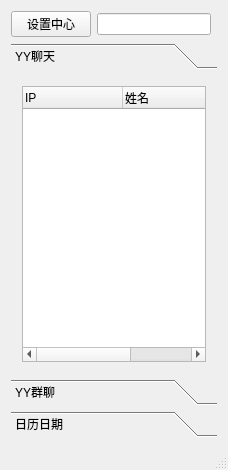
<?xml version="1.0" encoding="UTF-8"?>
<ui version="4.0">
 <class>YY_CHATClass</class>
 <widget class="QMainWindow" name="YY_CHATClass">
  <property name="geometry">
   <rect>
    <x>0</x>
    <y>0</y>
    <width>228</width>
    <height>470</height>
   </rect>
  </property>
  <property name="windowTitle">
   <string>YY_CHAT</string>
  </property>
  <widget class="QWidget" name="centralWidget">
   <layout class="QGridLayout" name="gridLayout">
    <item row="2" column="0" colspan="3">
     <widget class="QToolBox" name="toolBox">
      <property name="currentIndex">
       <number>0</number>
      </property>
      <widget class="QWidget" name="page_Chat">
       <property name="geometry">
        <rect>
         <x>0</x>
         <y>0</y>
         <width>210</width>
         <height>326</height>
        </rect>
       </property>
       <attribute name="label">
        <string>YY聊天</string>
       </attribute>
       <layout class="QGridLayout" name="gridLayout_2">
        <item row="0" column="0">
         <widget class="QTreeWidget" name="treeWidget_Chat">
          <property name="autoExpandDelay">
           <number>-1</number>
          </property>
          <column>
           <property name="text">
            <string>IP</string>
           </property>
          </column>
          <column>
           <property name="text">
            <string>姓名</string>
           </property>
          </column>
          <column>
           <property name="text">
            <string>格言</string>
           </property>
          </column>
         </widget>
        </item>
       </layout>
      </widget>
      <widget class="QWidget" name="page">
       <property name="geometry">
        <rect>
         <x>0</x>
         <y>0</y>
         <width>210</width>
         <height>326</height>
        </rect>
       </property>
       <attribute name="label">
        <string>YY群聊</string>
       </attribute>
       <layout class="QGridLayout" name="gridLayout_4">
        <item row="0" column="0">
         <widget class="QTreeWidget" name="treeWidget_ChatGroup">
          <column>
           <property name="text">
            <string notr="true">1</string>
           </property>
          </column>
         </widget>
        </item>
       </layout>
      </widget>
      <widget class="QWidget" name="page_Calendar">
       <property name="geometry">
        <rect>
         <x>0</x>
         <y>0</y>
         <width>338</width>
         <height>310</height>
        </rect>
       </property>
       <attribute name="label">
        <string>日历日期</string>
       </attribute>
       <layout class="QGridLayout" name="gridLayout_3">
        <item row="0" column="0">
         <widget class="QCalendarWidget" name="calendarWidget"/>
        </item>
       </layout>
      </widget>
     </widget>
    </item>
    <item row="0" column="1">
     <widget class="QLineEdit" name="lineEdit_Note"/>
    </item>
    <item row="0" column="0">
     <widget class="QPushButton" name="pushButton_SetCenter">
      <property name="text">
       <string>设置中心</string>
      </property>
     </widget>
    </item>
   </layout>
  </widget>
  <widget class="QStatusBar" name="statusBar"/>
 </widget>
 <layoutdefault spacing="6" margin="11"/>
 <resources>
  <include location="yy_chat.qrc"/>
 </resources>
 <connections/>
</ui>
